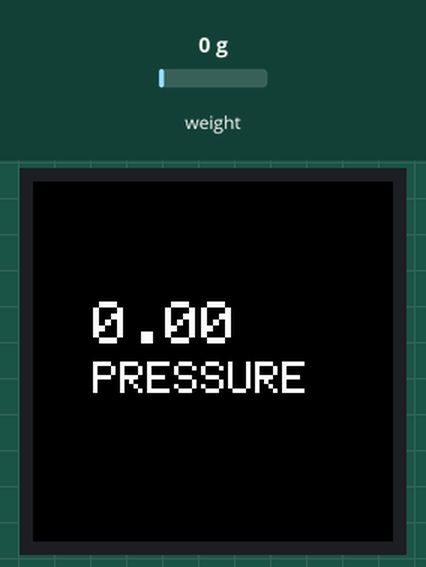
Recording of a sketch running on a simulated Arduino Uno, built with avr-gcc and run on an emulated ATmega328P. Shown: 240×240 colour display. The test bench sets the inputs (shaded band); at power-on: weight on the scale 0 g.

Above: at 1.3 s.
1.4 s: weight on the scale set to 100 g
At 8.7 s:
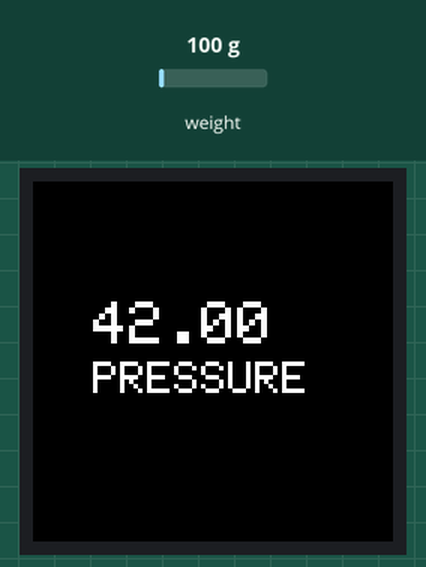
12.0 s: weight on the scale set to 1250 g
At 16.6 s:
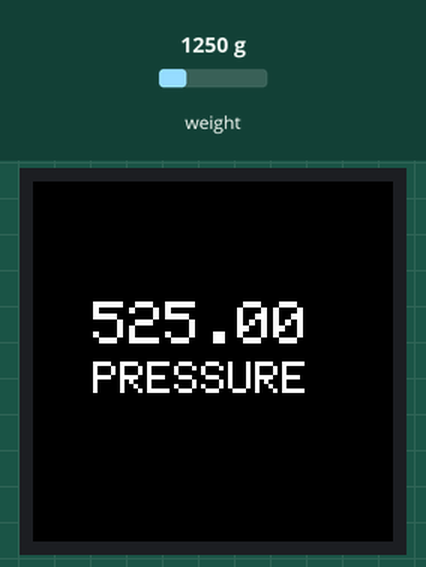
24.8 s: weight on the scale set to 2500 g
At 37.4 s:
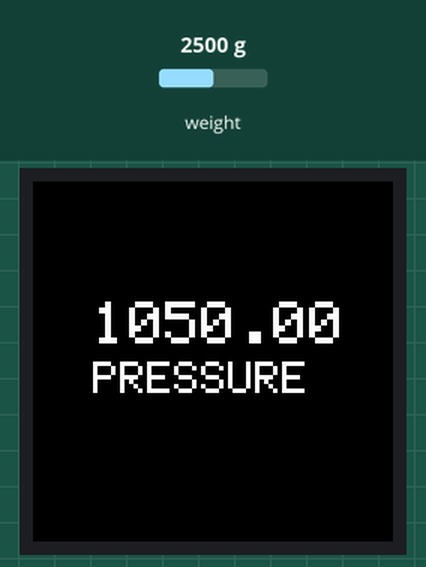
Timing chart, 0 to 38.9 s (numbered marks = the images above; inputs shaded):
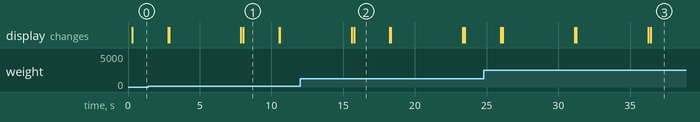

The sketch:

bubu1-cubesat.ino
```cpp
#include <Adafruit_GFX.h>
#include <Adafruit_ST7789.h>
#include "HX711.h"

#include "bitmap/pooolse.h"
#include "bitmap/fuli.h"

#define TFT_CS    10
#define TFT_DC     8
#define TFT_RST    9

#define PS_OUT    4
#define PS_SCK    3

HX711 air_press;
Adafruit_ST7789 tft = Adafruit_ST7789(TFT_CS, TFT_DC, TFT_RST);

int i = 0;

const unsigned char* epd_bitmap_array[] = {
    epd_bitmap_pooolse,
    epd_bitmap_fuli
};

void setup() {

  air_press.begin(PS_OUT,PS_SCK);

	tft.init(240, 240, SPI_MODE2);

  tft.setRotation(2);
  tft.setTextWrap(false);
  tft.setTextColor(ST77XX_WHITE);

}

void loop() {

  tft.fillScreen(ST77XX_BLACK);

  if( (i % 2) == 0 ){

    air_press.power_up();

    float unit = air_press.get_value();
    tft.setTextSize(4);
    tft.setCursor(40, 80);
    tft.print(unit / 1000);
    tft.setCursor(40, 120);
    tft.setTextSize(3);
    tft.print("PRESSURE");

    air_press.power_down();

    i++;

    delay(2500);

  }else{

    bool is_end = false;

    switch(i){
      case 1:
        tft.setTextSize(5);
        tft.setCursor(40, 100);
        tft.print("BUBU-1");
        break;
      case 3:
        tft.setTextSize(7);
        tft.setCursor(20, 50);
        tft.print("DONT");
        tft.setCursor(20, 130);
        tft.print("PANIC");
        break;
      case 5:
        tft.setTextSize(3);
        tft.setCursor(10, 20);
        tft.print("Luck is");
        tft.setCursor(10, 60);
        tft.print("when");
        tft.setCursor(10, 100);
        tft.print("preparation");
        tft.setCursor(10, 140);
        tft.print("meets");
        tft.setCursor(10, 180);
        tft.print("opportunity.");
        //Luck is when preparation meets opportunity
        break;
      default:
        for (byte j = 0; j < (sizeof(epd_bitmap_array) - 2); j++) {
          tft.drawBitmap(0, 0, epd_bitmap_array[j], 240, 240, ST77XX_WHITE);
          if( j < (sizeof(epd_bitmap_array) - 3) ){
            delay(5000);
            tft.fillScreen(ST77XX_BLACK);
          }
        }

        is_end = true;
        break;
    }

    i = is_end ? 0 : (i + 1);
    delay(5000);

  }

}
```

Source omitted: fuli.h (data table, 44184 bytes), pooolse.h (data table, 44187 bytes)

Measured:
- what the display in image 1 shows lasts 2.5 s, from 8.0 s to 10.5 s
